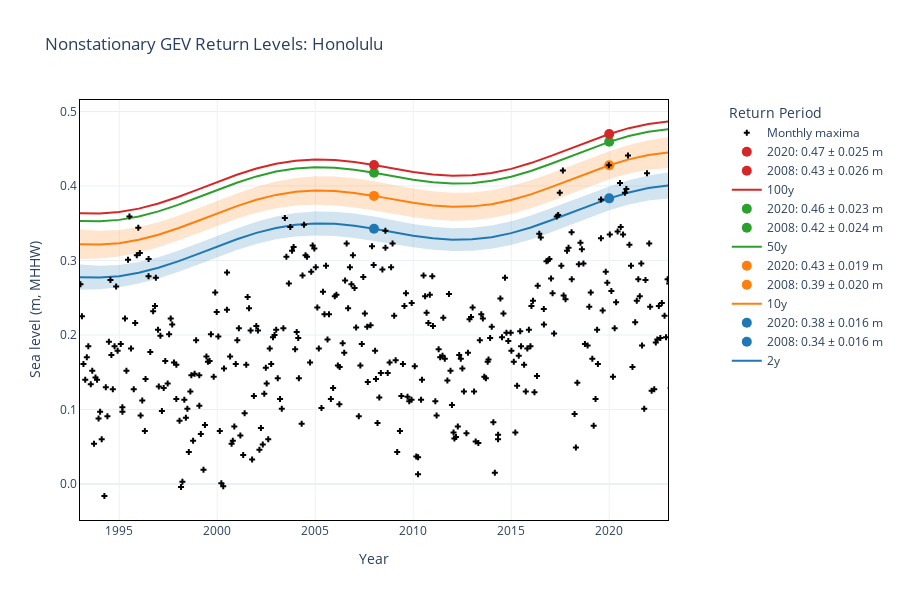

This figure's notebook cell:
### Markdown cell above
We can also make it interactive.

### Code cell
#The mean of the location parameter should be the mean of the monthly maxima
meanmaxSL = w_cvte2[1]-STNDtoMHHW
#The standard deviation should be the standard deviation of the monthly maxima  
rangemaxSL = w_cvte2[2]
fig = plotting.plotTimeDependentReturnValue_plotly(stationID, STNDtoMHHW, dirs['model_output_dir'], station_name, mm, year0plot, meanmaxSL, rangemaxSL)

### Figure 1 — Plotly figure (JSON) as saved in the notebook; plotly's stock layout.template omitted (floating-point values rounded to 4 significant figures; data arrays with more than 128 entries replaced by an {"elided": "..."} marker saying what was removed)
{"data": [{"hovertemplate": "%{x:.0f}: %{y:.3f} m", "line": {"color": "#1f77b4", "width": 2}, "mode": "lines", "name": "2y", "type": "scatter", "x": [1993.0, 1994.0, 1995.0, 1996.0, 1997.0, 1998.0, 1999.0, 2000.0, 2001.0, 2002.0, 2003.0, 2004.0, 2005.0, 2006.0, 2007.0, 2008.0, 2009.0, 2010.0, 2011.0, 2012.0, 2013.0, 2014.0, 2015.0, 2016.0, 2017.0, 2018.0, 2019.0, 2020.0, 2021.0, 2022.0, 2023.0, 2024.0], "y": [0.2777, 0.2771, 0.279, 0.2835, 0.2902, 0.2988, 0.3086, 0.3188, 0.3285, 0.3371, 0.3437, 0.348, 0.3498, 0.3492, 0.3466, 0.3426, 0.3379, 0.3334, 0.3298, 0.328, 0.3284, 0.3314, 0.3368, 0.3444, 0.3536, 0.3638, 0.374, 0.3835, 0.3914, 0.3972, 0.4006, 0.4015]}, {"hovertemplate": "%{x:.0f}: %{y:.3f} m", "marker": {"color": "#1f77b4", "size": 10}, "mode": "markers+text", "name": "2008: 0.34 ± 0.016 m", "textposition": "top right", "type": "scatter", "x": [2008], "y": [0.3426]}, {"hovertemplate": "%{x:.0f}: %{y:.3f} m", "marker": {"color": "#1f77b4", "size": 10}, "mode": "markers+text", "name": "2020: 0.38 ± 0.016 m", "textposition": "top right", "type": "scatter", "x": [2020], "y": [0.3835]}, {"hovertemplate": "%{x:.0f}: %{y:.3f} m", "line": {"color": "#ff7f0e", "width": 2}, "mode": "lines", "name": "10y", "type": "scatter", "x": [1993.0, 1994.0, 1995.0, 1996.0, 1997.0, 1998.0, 1999.0, 2000.0, 2001.0, 2002.0, 2003.0, 2004.0, 2005.0, 2006.0, 2007.0, 2008.0, 2009.0, 2010.0, 2011.0, 2012.0, 2013.0, 2014.0, 2015.0, 2016.0, 2017.0, 2018.0, 2019.0, 2020.0, 2021.0, 2022.0, 2023.0, 2024.0], "y": [0.3219, 0.3214, 0.3233, 0.3278, 0.3346, 0.3433, 0.3531, 0.3633, 0.373, 0.3815, 0.3881, 0.3923, 0.3941, 0.3934, 0.3908, 0.3868, 0.382, 0.3775, 0.374, 0.3722, 0.3727, 0.3757, 0.3812, 0.3888, 0.3981, 0.4083, 0.4185, 0.4279, 0.4358, 0.4416, 0.4449, 0.4457]}, {"hovertemplate": "%{x:.0f}: %{y:.3f} m", "marker": {"color": "#ff7f0e", "size": 10}, "mode": "markers+text", "name": "2008: 0.39 ± 0.020 m", "textposition": "top right", "type": "scatter", "x": [2008], "y": [0.3868]}, {"hovertemplate": "%{x:.0f}: %{y:.3f} m", "marker": {"color": "#ff7f0e", "size": 10}, "mode": "markers+text", "name": "2020: 0.43 ± 0.019 m", "textposition": "top right", "type": "scatter", "x": [2020], "y": [0.4279]}, {"hovertemplate": "%{x:.0f}: %{y:.3f} m", "line": {"color": "#2ca02c", "width": 2}, "mode": "lines", "name": "50y", "type": "scatter", "x": [1993.0, 1994.0, 1995.0, 1996.0, 1997.0, 1998.0, 1999.0, 2000.0, 2001.0, 2002.0, 2003.0, 2004.0, 2005.0, 2006.0, 2007.0, 2008.0, 2009.0, 2010.0, 2011.0, 2012.0, 2013.0, 2014.0, 2015.0, 2016.0, 2017.0, 2018.0, 2019.0, 2020.0, 2021.0, 2022.0, 2023.0, 2024.0], "y": [0.353, 0.3526, 0.3545, 0.3591, 0.366, 0.3747, 0.3846, 0.3948, 0.4045, 0.4129, 0.4194, 0.4236, 0.4253, 0.4246, 0.4219, 0.4178, 0.4131, 0.4086, 0.4051, 0.4034, 0.4039, 0.407, 0.4125, 0.4203, 0.4296, 0.4398, 0.45, 0.4593, 0.4672, 0.4729, 0.4761, 0.4769]}, {"hovertemplate": "%{x:.0f}: %{y:.3f} m", "marker": {"color": "#2ca02c", "size": 10}, "mode": "markers+text", "name": "2008: 0.42 ± 0.024 m", "textposition": "top right", "type": "scatter", "x": [2008], "y": [0.4178]}, {"hovertemplate": "%{x:.0f}: %{y:.3f} m", "marker": {"color": "#2ca02c", "size": 10}, "mode": "markers+text", "name": "2020: 0.46 ± 0.023 m", "textposition": "top right", "type": "scatter", "x": [2020], "y": [0.4593]}, {"hovertemplate": "%{x:.0f}: %{y:.3f} m", "line": {"color": "#d62728", "width": 2}, "mode": "lines", "name": "100y", "type": "scatter", "x": [1993.0, 1994.0, 1995.0, 1996.0, 1997.0, 1998.0, 1999.0, 2000.0, 2001.0, 2002.0, 2003.0, 2004.0, 2005.0, 2006.0, 2007.0, 2008.0, 2009.0, 2010.0, 2011.0, 2012.0, 2013.0, 2014.0, 2015.0, 2016.0, 2017.0, 2018.0, 2019.0, 2020.0, 2021.0, 2022.0, 2023.0, 2024.0], "y": [0.3634, 0.363, 0.365, 0.3697, 0.3766, 0.3853, 0.3952, 0.4054, 0.4151, 0.4235, 0.4299, 0.4341, 0.4357, 0.435, 0.4323, 0.4282, 0.4235, 0.419, 0.4155, 0.4138, 0.4143, 0.4175, 0.4231, 0.4308, 0.4402, 0.4504, 0.4606, 0.4699, 0.4777, 0.4834, 0.4866, 0.4873]}, {"hovertemplate": "%{x:.0f}: %{y:.3f} m", "marker": {"color": "#d62728", "size": 10}, "mode": "markers+text", "name": "2008: 0.43 ± 0.026 m", "textposition": "top right", "type": "scatter", "x": [2008], "y": [0.4282]}, {"hovertemplate": "%{x:.0f}: %{y:.3f} m", "marker": {"color": "#d62728", "size": 10}, "mode": "markers+text", "name": "2020: 0.47 ± 0.025 m", "textposition": "top right", "type": "scatter", "x": [2020], "y": [0.4699]}, {"fillcolor": "rgba(31.0, 119.0, 180.0, 0.2)", "hoverlabel": {"bgcolor": "rgba(31.0, 119.0, 180.0, 0.2)", "font": {"color": "#1f77b4"}}, "hovertemplate": "%{x:.0f}: %{y:.3f} m", "line": {"color": "rgba(31.0, 119.0, 180.0, 0)"}, "mode": "lines", "name": "Upper Confidence Interval", "showlegend": false, "type": "scatter", "x": [1993.0, 1994.0, 1995.0, 1996.0, 1997.0, 1998.0, 1999.0, 2000.0, 2001.0, 2002.0, 2003.0, 2004.0, 2005.0, 2006.0, 2007.0, 2008.0, 2009.0, 2010.0, 2011.0, 2012.0, 2013.0, 2014.0, 2015.0, 2016.0, 2017.0, 2018.0, 2019.0, 2020.0, 2021.0, 2022.0, 2023.0, 2024.0], "y": [0.2946, 0.2929, 0.2939, 0.298, 0.3045, 0.3131, 0.3229, 0.3332, 0.3431, 0.3519, 0.359, 0.3637, 0.3659, 0.3656, 0.363, 0.359, 0.354, 0.3491, 0.3453, 0.3434, 0.3439, 0.347, 0.3527, 0.3605, 0.3698, 0.3799, 0.39, 0.3995, 0.4077, 0.414, 0.4181, 0.4199]}, {"fill": "tonexty", "fillcolor": "rgba(31.0, 119.0, 180.0, 0.2)", "hoverlabel": {"bgcolor": "rgba(31.0, 119.0, 180.0, 0.2)", "font": {"color": "#1f77b4"}}, "hovertemplate": "%{x:.0f}: %{y:.3f} m", "line": {"color": "rgba(31.0, 119.0, 180.0, 0)"}, "mode": "lines", "name": "Lower Confidence Interval", "showlegend": false, "type": "scatter", "x": [1993.0, 1994.0, 1995.0, 1996.0, 1997.0, 1998.0, 1999.0, 2000.0, 2001.0, 2002.0, 2003.0, 2004.0, 2005.0, 2006.0, 2007.0, 2008.0, 2009.0, 2010.0, 2011.0, 2012.0, 2013.0, 2014.0, 2015.0, 2016.0, 2017.0, 2018.0, 2019.0, 2020.0, 2021.0, 2022.0, 2023.0, 2024.0], "y": [0.2607, 0.2613, 0.264, 0.269, 0.2759, 0.2846, 0.2944, 0.3044, 0.314, 0.3222, 0.3285, 0.3323, 0.3337, 0.3329, 0.3302, 0.3263, 0.3219, 0.3176, 0.3144, 0.3127, 0.313, 0.3157, 0.3209, 0.3283, 0.3375, 0.3477, 0.358, 0.3674, 0.3751, 0.3805, 0.3831, 0.3831]}, {"fillcolor": "rgba(255.0, 127.0, 14.0, 0.2)", "hoverlabel": {"bgcolor": "rgba(255.0, 127.0, 14.0, 0.2)", "font": {"color": "#ff7f0e"}}, "hovertemplate": "%{x:.0f}: %{y:.3f} m", "line": {"color": "rgba(255.0, 127.0, 14.0, 0)"}, "mode": "lines", "name": "Upper Confidence Interval", "showlegend": false, "type": "scatter", "x": [1993.0, 1994.0, 1995.0, 1996.0, 1997.0, 1998.0, 1999.0, 2000.0, 2001.0, 2002.0, 2003.0, 2004.0, 2005.0, 2006.0, 2007.0, 2008.0, 2009.0, 2010.0, 2011.0, 2012.0, 2013.0, 2014.0, 2015.0, 2016.0, 2017.0, 2018.0, 2019.0, 2020.0, 2021.0, 2022.0, 2023.0, 2024.0], "y": [0.3416, 0.34, 0.341, 0.345, 0.3515, 0.36, 0.3698, 0.3801, 0.3901, 0.399, 0.4061, 0.4109, 0.4132, 0.413, 0.4105, 0.4065, 0.4016, 0.3968, 0.393, 0.391, 0.3914, 0.3944, 0.3999, 0.4076, 0.4169, 0.427, 0.4372, 0.4467, 0.455, 0.4614, 0.4655, 0.4673]}, {"fill": "tonexty", "fillcolor": "rgba(255.0, 127.0, 14.0, 0.2)", "hoverlabel": {"bgcolor": "rgba(255.0, 127.0, 14.0, 0.2)", "font": {"color": "#ff7f0e"}}, "hovertemplate": "%{x:.0f}: %{y:.3f} m", "line": {"color": "rgba(255.0, 127.0, 14.0, 0)"}, "mode": "lines", "name": "Lower Confidence Interval", "showlegend": false, "type": "scatter", "x": [1993.0, 1994.0, 1995.0, 1996.0, 1997.0, 1998.0, 1999.0, 2000.0, 2001.0, 2002.0, 2003.0, 2004.0, 2005.0, 2006.0, 2007.0, 2008.0, 2009.0, 2010.0, 2011.0, 2012.0, 2013.0, 2014.0, 2015.0, 2016.0, 2017.0, 2018.0, 2019.0, 2020.0, 2021.0, 2022.0, 2023.0, 2024.0], "y": [0.3021, 0.3027, 0.3055, 0.3106, 0.3178, 0.3266, 0.3364, 0.3465, 0.3559, 0.364, 0.3701, 0.3738, 0.375, 0.3739, 0.371, 0.367, 0.3625, 0.3582, 0.355, 0.3534, 0.354, 0.357, 0.3624, 0.37, 0.3794, 0.3896, 0.3998, 0.4091, 0.4166, 0.4218, 0.4243, 0.4242]}, {"hovertemplate": "%{x:.0f}: %{y:.3f} m", "marker": {"color": "black", "size": 5, "symbol": "cross"}, "mode": "markers", "name": "Monthly maxima", "type": "scatter", "x": {"elided": "384 float values"}, "y": {"elided": "384 float values"}}], "layout": {"height": 600, "legend": {"title": {"text": "Return Period"}, "x": 1.1, "y": 1}, "title": {"text": "Nonstationary GEV Return Levels: Honolulu"}, "width": 900, "xaxis": {"linecolor": "black", "mirror": true, "range": [1993, 2023], "showline": true, "tickformat": ".0f", "title": {"text": "Year"}}, "yaxis": {"linecolor": "black", "mirror": true, "range": [[0.09571], [0.1769]], "showline": true, "tickformat": ".1f", "title": {"text": "Sea level (m, MHHW)"}}}}
